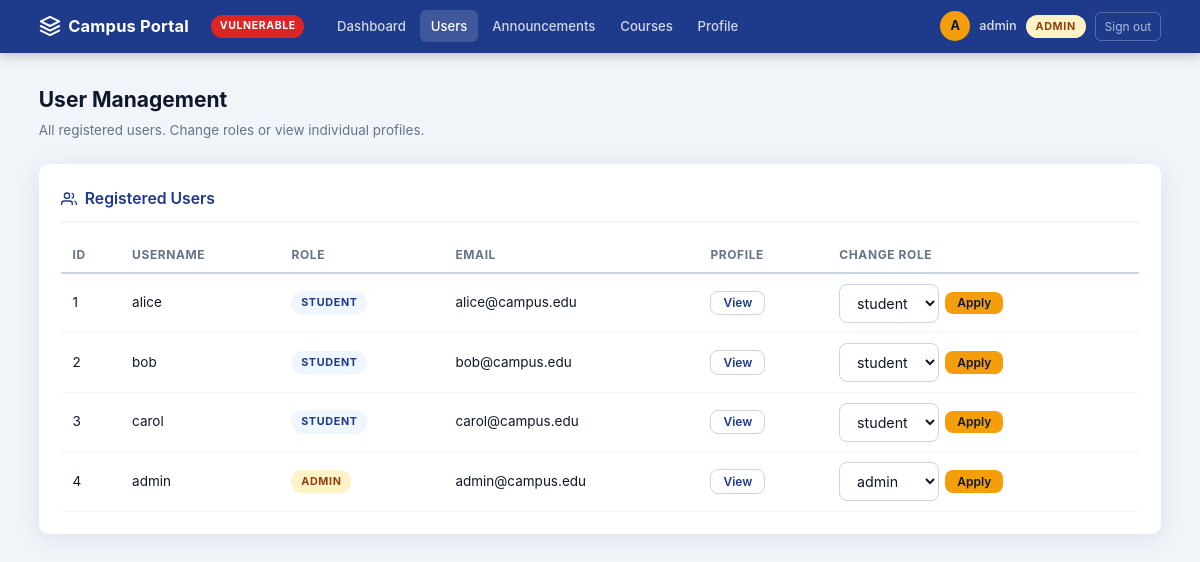
Screenshot of /admin/users (signed in) with the database file from the repository.
### tables this page shows
CREATE TABLE users (
    id       INTEGER PRIMARY KEY AUTOINCREMENT,
    username TEXT NOT NULL UNIQUE,
    password TEXT NOT NULL,
    role     TEXT NOT NULL DEFAULT 'student',
    email    TEXT NOT NULL
);

### app.py (the view)
    def wrapper(*args, **kwargs):
        if "user_id" not in session:
            return redirect(url_for("login"))
        return fn(*args, **kwargs)

### app.py (called while the page is built)
def get_db():
    if "db" not in g:
        con = sqlite3.connect(DB_PATH)
        con.row_factory = sqlite3.Row
        g.db = con
    return g.db

@app.context_processor
def inject_user():
    uid  = session.get("user_id")
    user = None
    if uid:
        db   = get_db()
        user = db.execute("SELECT * FROM users WHERE id = ?", (uid,)).fetchone()
    return {"current_user": user, "version": "VULNERABLE"}

def login_required(fn):
    def wrapper(*args, **kwargs):
        if "user_id" not in session:
            return redirect(url_for("login"))
        return fn(*args, **kwargs)
    wrapper.__name__ = fn.__name__
    return wrapper

@app.route("/admin/users")
@login_required
def admin_users():
    if session.get("role") != "admin":
        abort(403)
    db    = get_db()
    users = db.execute("SELECT id, username, role, email FROM users").fetchall()
    return render_template("admin_users.html", users=users)

### templates/admin_users.html (shortened to what this page needs)
{% extends "base.html" %}
{% block content %}
<div class="page-header">
  <h1>User Management</h1>
  <p>All registered users. Change roles or view individual profiles.</p>
</div>
<div class="card">
  <div class="card-title">
    <svg width="16" height="16" viewBox="0 0 24 24" fill="none" stroke="currentColor" stroke-width="2" aria-hidden="true">
      <path d="M17 21v-2a4 4 0 0 0-4-4H5a4 4 0 0 0-4 4v2"/><circle cx="9" cy="7" r="4"/>
      <path d="M23 21v-2a4 4 0 0 0-3-3.87"/><path d="M16 3.13a4 4 0 0 1 0 7.75"/>
    </svg>
    Registered Users
  </div>
  <table class="data-table" id="users-table">
    <thead>
      <tr>
        <th>ID</th>
        <th>Username</th>
        <th>Role</th>
        <th>Email</th>
        <th>Profile</th>
        <th>Change Role</th>
      </tr>
    </thead>
    <tbody>
      {% for u in users %}
      <tr>
        <td>{{ u['id'] }}</td>
        <td>{{ u['username'] }}</td>
        <td><span class="role-chip {{ u['role'] }}">{{ u['role'] }}</span></td>
        <td>{{ u['email'] }}</td>
        <td><a href="{{ url_for('profile', uid=u['id']) }}" class="btn btn-ghost btn-sm" id="view-user-{{ u['id'] }}">View</a></td>
        <td>
          <form method="POST" action="{{ url_for('admin_promote') }}"
                style="display:flex;gap:.4rem;align-items:center;"
                id="promote-form-{{ u['id'] }}">
            <select name="role" style="width:100px;" id="role-select-{{ u['id'] }}">
              <option value="student" {% if u['role']=='student' %}selected{% endif %}>student</option>
              <option value="admin"   {% if u['role']=='admin'   %}selected{% endif %}>admin</option>
            </select>
            <button type="submit" class="btn btn-accent btn-sm" id="btn-promote-{{ u['id'] }}">Apply</button>
          </form>
        </td>
      </tr>
      {% endfor %}
    </tbody>
  </table>
</div>
{% endblock %}

### templates/base.html (shortened to what this page needs)
<!DOCTYPE html>
<html lang="en">
<head>
  <link rel="stylesheet" href="{{ url_for('static', filename='style.css') }}">
</head>
<body>
{% if current_user %}
<nav class="topnav" role="navigation" aria-label="Main navigation">
  <div class="topnav-inner">
    <a class="nav-logo" href="{{ url_for('dashboard') }}">
      <svg width="22" height="22" viewBox="0 0 24 24" fill="none" stroke="currentColor" stroke-width="2.2" stroke-linecap="round" stroke-linejoin="round" aria-hidden="true">
        <path d="M12 2L2 7l10 5 10-5-10-5z"/>
        <path d="M2 17l10 5 10-5"/>
        <path d="M2 12l10 5 10-5"/>
      </svg>
      Campus Portal
    </a>
    <span class="version-badge" aria-label="Version: {{ version }}">{{ version }}</span>
    <div class="nav-links">
      {% if current_user['role'] == 'admin' %}
        <a href="{{ url_for('admin_dashboard') }}"      {% if request.endpoint == 'admin_dashboard'      %}class="active"{% endif %}>Dashboard</a>
        <a href="{{ url_for('admin_users') }}"          {% if request.endpoint == 'admin_users'          %}class="active"{% endif %}>Users</a>
        <a href="{{ url_for('admin_announcements') }}"  {% if request.endpoint == 'admin_announcements'  %}class="active"{% endif %}>Announcements</a>
        <a href="{{ url_for('search') }}"               {% if request.endpoint == 'search'               %}class="active"{% endif %}>Courses</a>
        <a href="{{ url_for('profile') }}"              {% if request.endpoint == 'profile'              %}class="active"{% endif %}>Profile</a>
      {% endif %}
    </div>
    <div class="nav-user">
      <div class="avatar" aria-hidden="true">{{ current_user['username'][0] }}</div>
      <span class="nav-username">{{ current_user['username'] }}</span>
      <span class="role-chip {{ current_user['role'] }}">{{ current_user['role'] }}</span>
      <a href="{{ url_for('logout') }}" class="btn-logout">Sign out</a>
    </div>
  </div>
</nav>
{% endif %}
<main class="page-main" id="main-content">
  <div class="wrapper">
    {% block content %}{% endblock %}
  </div>
</main>
</body>
</html>

### rows the page displays
users: username "A", username "admin", role "ADMIN", id "4", email "admin@campus.edu", role "admin"
users: id "1", username "alice", role "STUDENT", email "alice@campus.edu", role "student"
users: id "2", username "bob", role "STUDENT", email "bob@campus.edu", role "student"
users: id "3", username "carol", role "STUDENT", email "carol@campus.edu", role "student"

### other values shown
{{ version }} "VULNERABLE"
